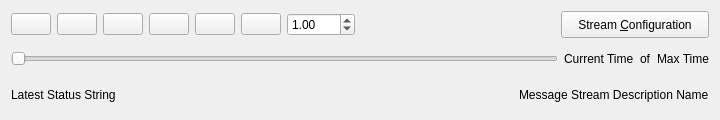
<?xml version="1.0" encoding="UTF-8"?>
<ui version="4.0">
 <author>Geoff Lawler</author>
 <class>messageStreamPlaybackForm</class>
 <widget class="QWidget" name="messageStreamPlaybackForm">
  <property name="geometry">
   <rect>
    <x>0</x>
    <y>0</y>
    <width>720</width>
    <height>120</height>
   </rect>
  </property>
  <property name="windowTitle">
   <string>Form</string>
  </property>
  <layout class="QGridLayout" name="gridLayout">
   <item row="0" column="0">
    <layout class="QHBoxLayout" name="horizontalLayout">
     <item>
      <widget class="QPushButton" name="rewindToStartButton">
       <property name="toolTip">
        <string>Rewind to start of data</string>
       </property>
       <property name="statusTip">
        <string>Rewind to start of data</string>
       </property>
       <property name="whatsThis">
        <string>Rewind to start of data</string>
       </property>
       <property name="text">
        <string/>
       </property>
       <property name="icon">
        <iconset resource="../resources/QMessageStreamPlaybackWidget.qrc">
         <normaloff>:/buttonImages/gtk-media-previous-ltr.png</normaloff>:/buttonImages/gtk-media-previous-ltr.png</iconset>
       </property>
      </widget>
     </item>
     <item>
      <widget class="QPushButton" name="rewindButton">
       <property name="toolTip">
        <string>View stream in reverse direction at current rate  (or click again to double current rate)</string>
       </property>
       <property name="statusTip">
        <string>View stream in reverse direction at current rate  (or click again to double current rate)</string>
       </property>
       <property name="whatsThis">
        <string>Go backward in time at current rate</string>
       </property>
       <property name="text">
        <string/>
       </property>
       <property name="icon">
        <iconset resource="../resources/QMessageStreamPlaybackWidget.qrc">
         <normaloff>:/buttonImages/gtk-media-rewind-ltr.png</normaloff>:/buttonImages/gtk-media-rewind-ltr.png</iconset>
       </property>
      </widget>
     </item>
     <item>
      <widget class="QPushButton" name="playButton">
       <property name="toolTip">
        <string>Play in forward direction at normal rate</string>
       </property>
       <property name="statusTip">
        <string>Play in forward direction at normal rate</string>
       </property>
       <property name="whatsThis">
        <string>Play in forward direction at normal rate</string>
       </property>
       <property name="text">
        <string/>
       </property>
       <property name="icon">
        <iconset resource="../resources/QMessageStreamPlaybackWidget.qrc">
         <normaloff>:/buttonImages/gtk-media-play-ltr.png</normaloff>:/buttonImages/gtk-media-play-ltr.png</iconset>
       </property>
      </widget>
     </item>
     <item>
      <widget class="QPushButton" name="pauseButton">
       <property name="toolTip">
        <string>Pause/Unpause playback</string>
       </property>
       <property name="statusTip">
        <string>Pause/Unpause playback</string>
       </property>
       <property name="whatsThis">
        <string>Pause/Unpause playback</string>
       </property>
       <property name="text">
        <string/>
       </property>
       <property name="icon">
        <iconset resource="../resources/QMessageStreamPlaybackWidget.qrc">
         <normaloff>:/buttonImages/gtk-media-pause.png</normaloff>:/buttonImages/gtk-media-pause.png</iconset>
       </property>
      </widget>
     </item>
     <item>
      <widget class="QPushButton" name="forwardButton">
       <property name="toolTip">
        <string>View stream in forward direction at current rate (or click again to double current rate)</string>
       </property>
       <property name="statusTip">
        <string>View stream in forward direction at current rate (or click again to double current rate)</string>
       </property>
       <property name="whatsThis">
        <string>Go forward in time at current rate</string>
       </property>
       <property name="text">
        <string/>
       </property>
       <property name="icon">
        <iconset resource="../resources/QMessageStreamPlaybackWidget.qrc">
         <normaloff>:/buttonImages/gtk-media-forward-ltr.png</normaloff>:/buttonImages/gtk-media-forward-ltr.png</iconset>
       </property>
      </widget>
     </item>
     <item>
      <widget class="QPushButton" name="forwardToEndButton">
       <property name="toolTip">
        <string>Jump to end of playback data or the live stream</string>
       </property>
       <property name="statusTip">
        <string>Jump to end of playback data or the live stream</string>
       </property>
       <property name="whatsThis">
        <string>Jump to end of playback data or the live stream</string>
       </property>
       <property name="text">
        <string/>
       </property>
       <property name="icon">
        <iconset resource="../resources/QMessageStreamPlaybackWidget.qrc">
         <normaloff>:/buttonImages/gtk-media-next-ltr.png</normaloff>:/buttonImages/gtk-media-next-ltr.png</iconset>
       </property>
      </widget>
     </item>
     <item>
      <widget class="QDoubleSpinBox" name="streamRateSpinBox">
       <property name="toolTip">
        <string>Set playback rate</string>
       </property>
       <property name="statusTip">
        <string>Set playback rate</string>
       </property>
       <property name="whatsThis">
        <string>Set playback rate</string>
       </property>
       <property name="accelerated">
        <bool>true</bool>
       </property>
       <property name="correctionMode">
        <enum>QAbstractSpinBox::CorrectToNearestValue</enum>
       </property>
       <property name="keyboardTracking">
        <bool>false</bool>
       </property>
       <property name="minimum">
        <double>-100.000000000000000</double>
       </property>
       <property name="maximum">
        <double>100.000000000000000</double>
       </property>
       <property name="singleStep">
        <double>0.500000000000000</double>
       </property>
       <property name="value">
        <double>1.000000000000000</double>
       </property>
      </widget>
     </item>
     <item>
      <spacer name="horizontalSpacer_3">
       <property name="orientation">
        <enum>Qt::Horizontal</enum>
       </property>
       <property name="sizeHint" stdset="0">
        <size>
         <width>40</width>
         <height>20</height>
        </size>
       </property>
      </spacer>
     </item>
     <item>
      <widget class="QPushButton" name="streamButton">
       <property name="enabled">
        <bool>true</bool>
       </property>
       <property name="minimumSize">
        <size>
         <width>148</width>
         <height>27</height>
        </size>
       </property>
       <property name="toolTip">
        <string>Modify Stream Connection Properties</string>
       </property>
       <property name="statusTip">
        <string>Modify Stream Connection Properties</string>
       </property>
       <property name="whatsThis">
        <string>Modify Stream Connection Properties</string>
       </property>
       <property name="text">
        <string>Stream &amp;Configuration</string>
       </property>
       <property name="checkable">
        <bool>false</bool>
       </property>
       <property name="flat">
        <bool>false</bool>
       </property>
      </widget>
     </item>
    </layout>
   </item>
   <item row="1" column="0">
    <layout class="QHBoxLayout" name="horizontalLayout_6">
     <item>
      <widget class="QSlider" name="playbackSlider">
       <property name="enabled">
        <bool>true</bool>
       </property>
       <property name="toolTip">
        <string>Drag and drop to desired playback location</string>
       </property>
       <property name="statusTip">
        <string>Drag and drop to desired playback location</string>
       </property>
       <property name="whatsThis">
        <string>Drag and drop to desired playback location</string>
       </property>
       <property name="orientation">
        <enum>Qt::Horizontal</enum>
       </property>
       <property name="invertedAppearance">
        <bool>false</bool>
       </property>
       <property name="invertedControls">
        <bool>false</bool>
       </property>
       <property name="tickPosition">
        <enum>QSlider::NoTicks</enum>
       </property>
      </widget>
     </item>
     <item>
      <widget class="QLabel" name="playbackTimeLabel">
       <property name="text">
        <string>Current Time</string>
       </property>
      </widget>
     </item>
     <item>
      <widget class="QLabel" name="label">
       <property name="text">
        <string>of</string>
       </property>
      </widget>
     </item>
     <item>
      <widget class="QLabel" name="maxTimeLabel">
       <property name="text">
        <string>Max Time</string>
       </property>
      </widget>
     </item>
    </layout>
   </item>
   <item row="2" column="0">
    <layout class="QHBoxLayout" name="horizontalLayout_3">
     <item>
      <widget class="QLabel" name="statusLabel">
       <property name="text">
        <string>Latest Status String</string>
       </property>
      </widget>
     </item>
     <item>
      <spacer name="horizontalSpacer">
       <property name="orientation">
        <enum>Qt::Horizontal</enum>
       </property>
       <property name="sizeHint" stdset="0">
        <size>
         <width>40</width>
         <height>20</height>
        </size>
       </property>
      </spacer>
     </item>
     <item>
      <widget class="QLabel" name="descriptionLabel">
       <property name="toolTip">
        <string>Connected Message Stream Description</string>
       </property>
       <property name="statusTip">
        <string>Connected Message Stream Description</string>
       </property>
       <property name="whatsThis">
        <string>Connected Message Stream Description</string>
       </property>
       <property name="text">
        <string>Message Stream Description Name</string>
       </property>
      </widget>
     </item>
    </layout>
   </item>
  </layout>
 </widget>
 <resources>
  <include location="../resources/QMessageStreamPlaybackWidget.qrc"/>
 </resources>
 <connections>
  <connection>
   <sender>streamButton</sender>
   <signal>pressed()</signal>
   <receiver>messageStreamPlaybackForm</receiver>
   <slot>chooseMessageStream()</slot>
   <hints>
    <hint type="sourcelabel">
     <x>375</x>
     <y>25</y>
    </hint>
    <hint type="destinationlabel">
     <x>359</x>
     <y>59</y>
    </hint>
   </hints>
  </connection>
 </connections>
 <designerdata>
  <property name="gridDeltaX">
   <number>10</number>
  </property>
  <property name="gridDeltaY">
   <number>10</number>
  </property>
  <property name="gridSnapX">
   <bool>true</bool>
  </property>
  <property name="gridSnapY">
   <bool>true</bool>
  </property>
  <property name="gridVisible">
   <bool>true</bool>
  </property>
 </designerdata>
 <slots>
  <signal>playbackPaused()</signal>
  <signal>playbackNormal()</signal>
  <signal>playbackReversed()</signal>
  <signal>playbackForward()</signal>
  <signal>rewoundToStartOfPlayback()</signal>
  <signal>forwardedToEndOfPlayback()</signal>
  <signal>streamRateSet(double)</signal>
  <signal>currentTimestampUpdated(watcher::Timestamp)</signal>
  <signal>messageStreamDirectionChange()</signal>
  <slot>pausePlayback()</slot>
  <slot>normalPlayback()</slot>
  <slot>reversePlayback()</slot>
  <slot>forwardPlayback()</slot>
  <slot>rewindToStartOfPlayback()</slot>
  <slot>forwardToEndOfPlayback()</slot>
  <slot>playbackSetSpeed(double)</slot>
  <slot>setStreamPlaybackTimeFromSlider()</slot>
  <slot>messageStreamConnected(bool)</slot>
  <slot>chooseMessageStream()</slot>
 </slots>
</ui>
